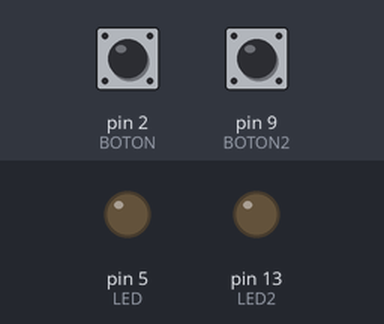
Recording of a sketch running on a simulated Arduino Uno, built with avr-gcc and run on an emulated ATmega328P. On the bench: output pins drawn as LEDs (lit = HIGH). The inputs (shaded band) are chosen by the test bench; at power-on: pin 2 (BOTON) LOW, pin 9 (BOTON2) LOW.

Above: at 1.2 s.
1.3 s: pin 2 (BOTON) pulled HIGH for 0.15 s
At 2.0 s:
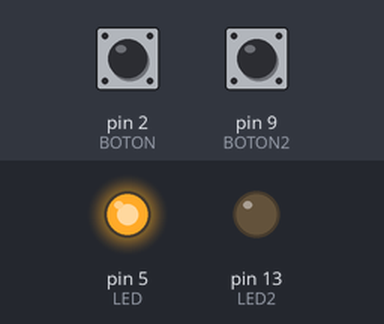
2.9 s: pin 9 (BOTON2) pulled HIGH for 0.15 s
At 3.2 s:
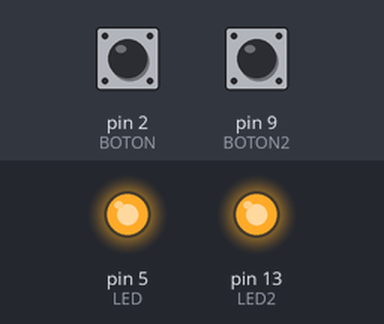
4.5 s: pin 2 (BOTON) pulled HIGH for 1 s
At 5.6 s:
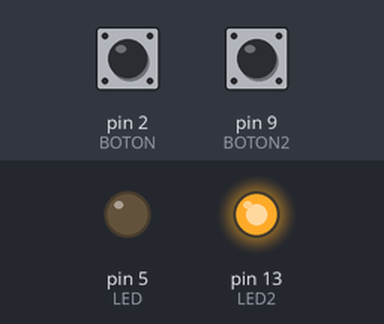
7.0 s: pin 2 (BOTON) pulled HIGH for 3.2 s
At 7.5 s:
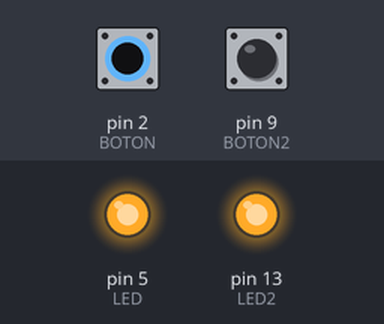
11.7 s: pin 9 (BOTON2) pulled HIGH for 1 s
At 12.3 s:
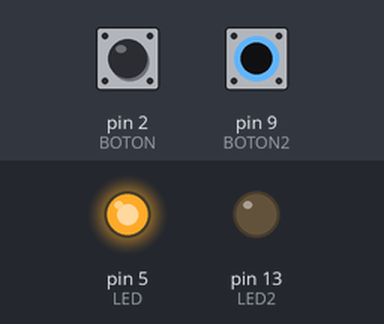
Timing chart, 0 to 14.7 s (numbered marks = the images above; inputs shaded):
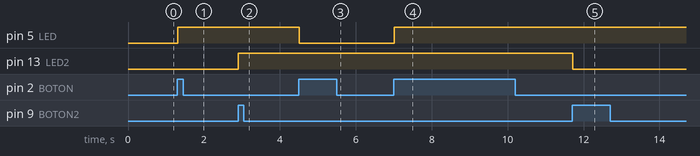

The sketch:

Encender_y_Apagar_un_LED_con_pulsador.ino
```cpp
const int LED = 5;
const int LED2 = 13;
const int BOTON = 2;
const int BOTON2 = 9;

int val = 0; //val se emplea para almacenar el estado del boton
int val2 = 0;
int state = 0; // 0 LED apagado, mientras que 1 encendido
int state2 = 0;
int old_val = 0; // almacena el antiguo valor de val
int old_val2 = 0;

void setup() { // definir si la variable es de entrada o salida.
  Serial.begin(9600);
  pinMode(LED, OUTPUT); // establecer que el pin digital es una señal de salida
  pinMode(LED2, OUTPUT);
  pinMode(BOTON, INPUT); // y BOTON como señal de entrada
  pinMode(BOTON2, INPUT);
}
void loop() {

  ///////////////////////////////////////////////////////////////////// Codigo para primer LED
  val = digitalRead(BOTON); // lee el estado del Boton
  if ((val == HIGH) && (old_val == LOW)) {
    state = 1 - state;
    delay(10);
  }
  old_val = val; // valor del antiguo estado

  if (state == 1) {
    digitalWrite(LED, HIGH);
  }
  else {
    digitalWrite(LED, LOW);
  }
  ///////////////////////////////////////////////////////////////////// Codigo para segunda LED
  val2 = digitalRead(BOTON2);
  if ((val2 == HIGH) && (old_val2 == LOW)) {
    state2 = 1 - state2;
    delay(10);
  }
  old_val2 = val2;

  if (state2 == 1) {
    digitalWrite(LED2, HIGH);
  }
  else {
    digitalWrite(LED2, LOW);
  }
}
```

Measured:
- after the input at 1.3 s, pin 5 (LED): LOW → HIGH at once
- after the input at 2.9 s, pin 13 (LED2): LOW → HIGH at once
- after the input at 4.5 s, pin 5 (LED): HIGH → LOW at once
- after the input at 7.0 s, pin 5 (LED): LOW → HIGH at once
- after the input at 11.7 s, pin 13 (LED2): HIGH → LOW at once
